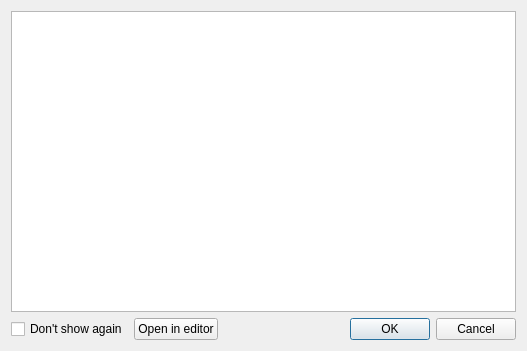
<?xml version="1.0" encoding="UTF-8"?>
<ui version="4.0">
 <class>DdlPreviewDialog</class>
 <widget class="QDialog" name="DdlPreviewDialog">
  <property name="geometry">
   <rect>
    <x>0</x>
    <y>0</y>
    <width>527</width>
    <height>351</height>
   </rect>
  </property>
  <property name="windowTitle">
   <string>Queries to be executed</string>
  </property>
  <layout class="QVBoxLayout" name="verticalLayout">
   <item>
    <widget class="SqlView" name="ddlEdit">
     <property name="readOnly">
      <bool>true</bool>
     </property>
    </widget>
   </item>
   <item>
    <widget class="QWidget" name="bottomWidget" native="true">
     <layout class="QHBoxLayout" name="horizontalLayout">
      <property name="leftMargin">
       <number>0</number>
      </property>
      <property name="topMargin">
       <number>0</number>
      </property>
      <property name="rightMargin">
       <number>0</number>
      </property>
      <property name="bottomMargin">
       <number>0</number>
      </property>
      <item>
       <widget class="QCheckBox" name="dontShowAgainCheck">
        <property name="text">
         <string>Don't show again</string>
        </property>
       </widget>
      </item>
      <item>
       <widget class="QPushButton" name="openInEditorBtn">
        <property name="toolTip">
         <string>Opens the DDL in the SQL Editor without executing it.</string>
        </property>
        <property name="text">
         <string>Open in editor</string>
        </property>
       </widget>
      </item>
      <item>
       <widget class="QDialogButtonBox" name="buttonBox">
        <property name="orientation">
         <enum>Qt::Orientation::Horizontal</enum>
        </property>
        <property name="standardButtons">
         <set>QDialogButtonBox::StandardButton::Cancel|QDialogButtonBox::StandardButton::Ok</set>
        </property>
        <property name="centerButtons">
         <bool>false</bool>
        </property>
       </widget>
      </item>
     </layout>
    </widget>
   </item>
  </layout>
 </widget>
 <customwidgets>
  <customwidget>
   <class>SqlView</class>
   <extends>QPlainTextEdit</extends>
   <header>sqlview.h</header>
  </customwidget>
 </customwidgets>
 <resources/>
 <connections>
  <connection>
   <sender>buttonBox</sender>
   <signal>accepted()</signal>
   <receiver>DdlPreviewDialog</receiver>
   <slot>accept()</slot>
   <hints>
    <hint type="sourcelabel">
     <x>248</x>
     <y>254</y>
    </hint>
    <hint type="destinationlabel">
     <x>157</x>
     <y>274</y>
    </hint>
   </hints>
  </connection>
  <connection>
   <sender>buttonBox</sender>
   <signal>rejected()</signal>
   <receiver>DdlPreviewDialog</receiver>
   <slot>reject()</slot>
   <hints>
    <hint type="sourcelabel">
     <x>316</x>
     <y>260</y>
    </hint>
    <hint type="destinationlabel">
     <x>286</x>
     <y>274</y>
    </hint>
   </hints>
  </connection>
 </connections>
</ui>
